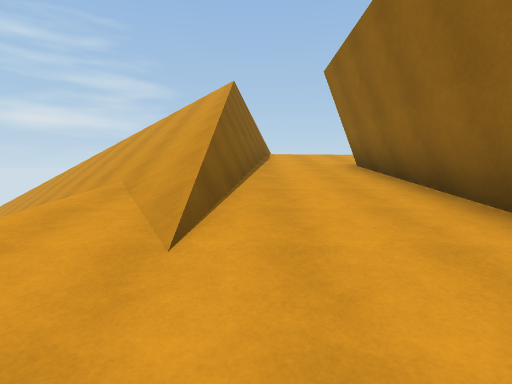
View 1 (above)

14 first-person views from a walk through a 3-D level made in the Unity game engine. The camera is 1.5 m above the floor, tilts 4° down and sees 80° across. The floor is counted in squares, 2 m on a side. Each view is taken from the middle of a square. On the plan, view 1 faces up. The plan holds only what a view shows up to about 10 squares ahead; the rest is blank. The place goes on beyond the plan.

View 2
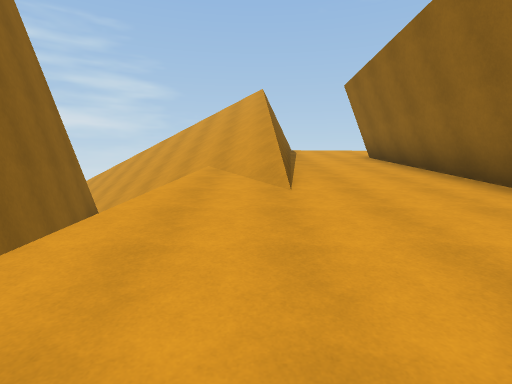

View 3
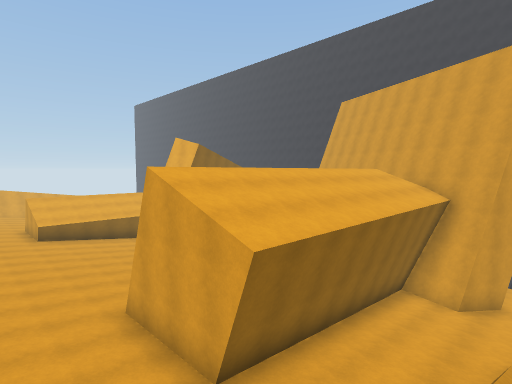

View 4
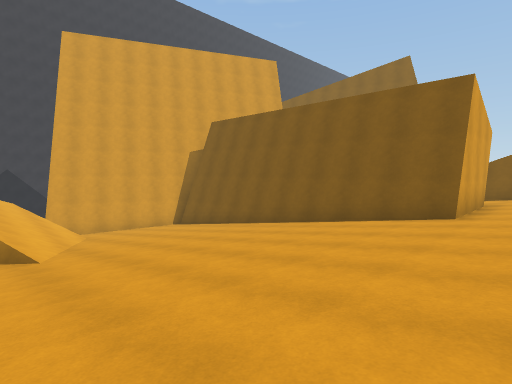

View 5
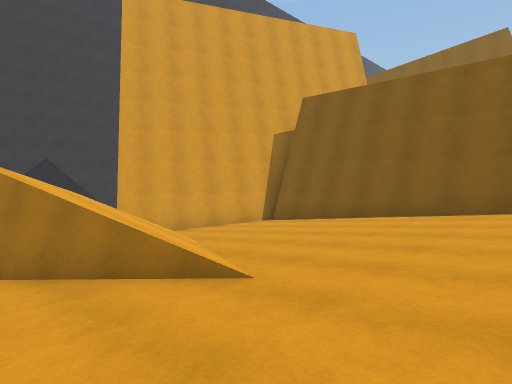

View 6
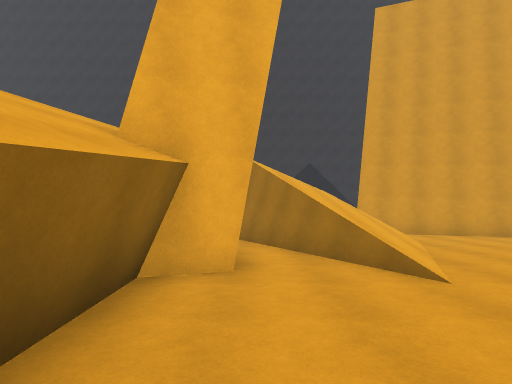

View 7
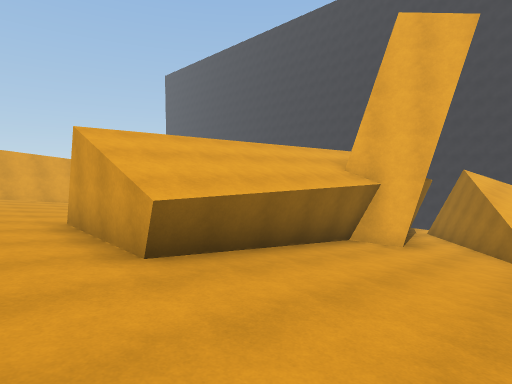

View 8
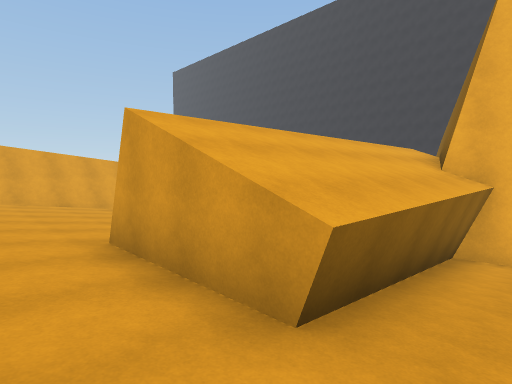

View 9
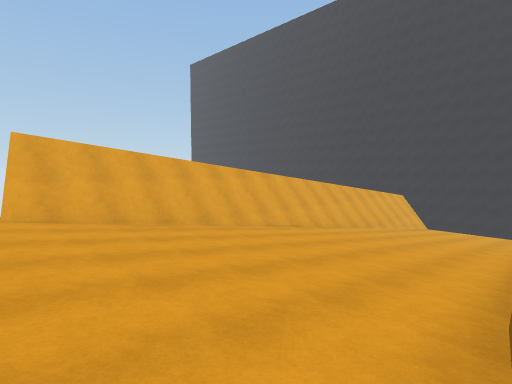

View 10
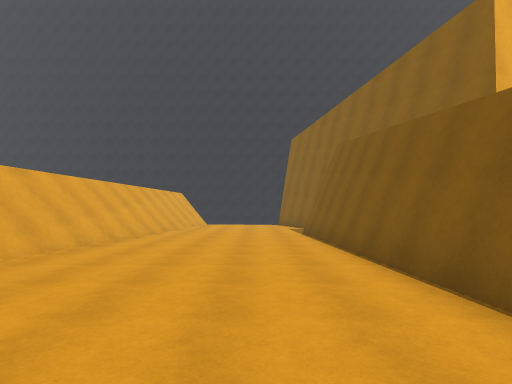

View 11
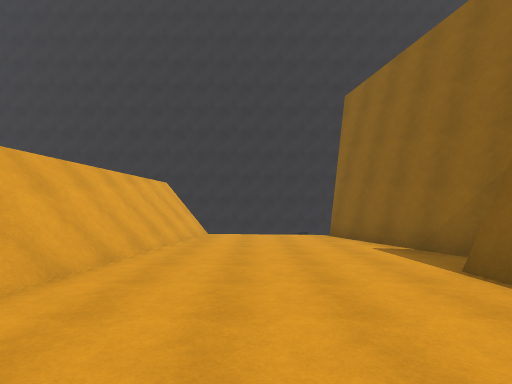

View 12
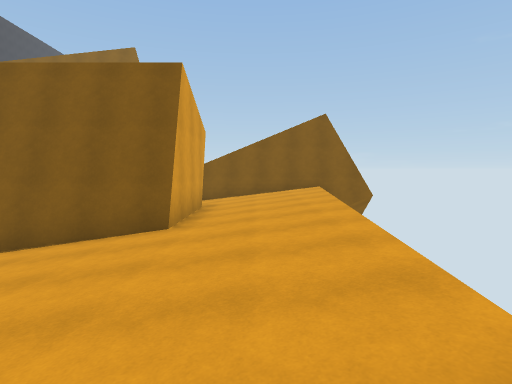

View 13
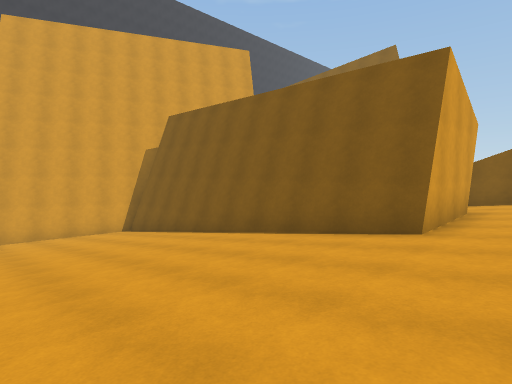

View 14
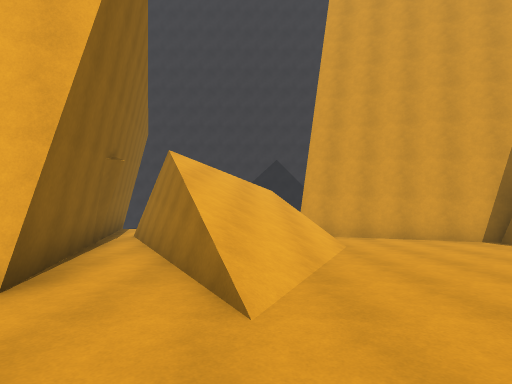

### Floor plan
Key: @ floor where view 1 was taken; # wall or solid block; x gap in a wall; . main floor; - floor 0.75 m lower than the main floor; : floor 1 m higher than the main floor; _ floor 1.5 m lower than the main floor; < floor 2.25 m lower than the main floor; ( floor 3 m lower than the main floor; / step, stairs or slope; = window, fence, low wall or low ledge; v drop or lower ground.
Columns run from 8 left of view 1 to 24 right of it. Each row starts with its distance up from view 1.
 12         vv
 11         #v
 10 ////////vvvvv
  9 ////////#:::::::/v
  8  ///////v.................vvvvv
  7   //////v.......................#
  6    /////#.####........####.....=#
  5     ////..#  #........#  #.....##
  4     / //--#  #--------#  #-----##
  3     # //--#  #--------#  #-----##
  2       ____#  #________#  #_____#
  1       ____#  #_____/_##  #_____#
  0       __@_#  #_____/###  #_____#
 -1       ___##  #____///##  #_____#
 -2        _###  #____///##  #_____#
 -3              ##<<<///=## <<<<<=#
 -4               ###<////###<<<<<##
 -5                 ###/   ###((((##
 -6                        ###((((##
 -7                          #((((#
 -8                           xv((#

Positions as (right, up) in squares from view 1, and headings:
1: (0, 0), facing up
2: (-1, -2), facing up
3: (-1, 9), facing down-right
4: (12, 8), facing down-left
5: (13, 4), facing down-left
6: (13, 5), facing down
7: (11, 8), facing down-right
8: (13, 8), facing down-right
9: (17, 8), facing down-right
10: (19, 7), facing down
11: (20, 1), facing down
12: (10, 8), facing left
13: (10, 8), facing down-left
14: (11, 4), facing down
